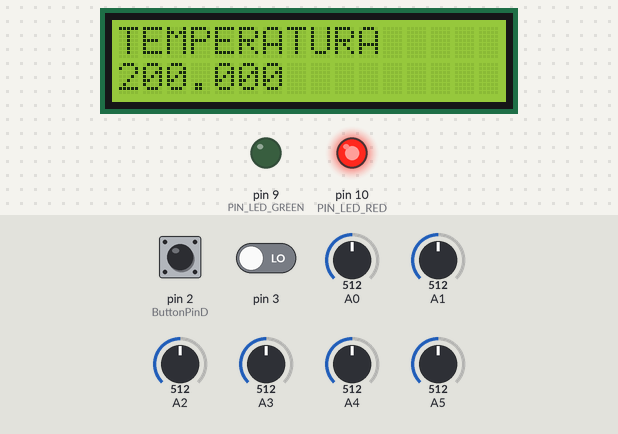
Recording of a sketch running on a simulated Arduino Uno, built with avr-gcc and run on an emulated ATmega328P. Shown: 16×2 character LCD, output pins drawn as LEDs (lit = HIGH). Inputs (shaded band) come from the test bench; at power-on: pin 2 (ButtonPinD) LOW, pin 3 LOW, A0 = 512, A1 = 512, A2 = 512, A3 = 512, A4 = 512, A5 = 512. Pins used as bus, display or sensor lines are not drawn; what the sketch prints to the serial monitor is not drawn.

Above: at 1.2 s.
1.3 s: pin 2 (ButtonPinD) pulled HIGH for 1.2 s
At 2.3 s:
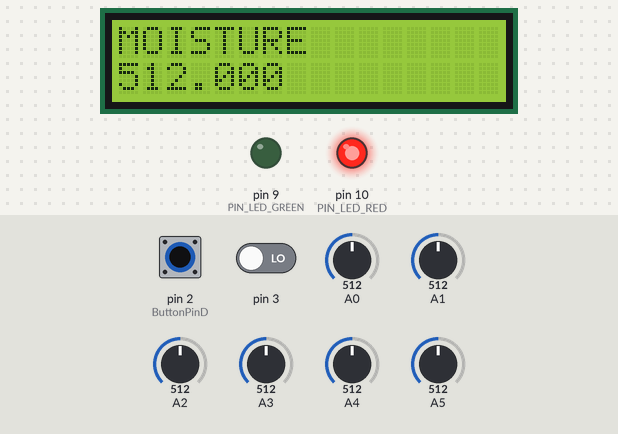
4.0 s: pin 2 (ButtonPinD) pulled HIGH for 1.2 s
At 4.4 s:
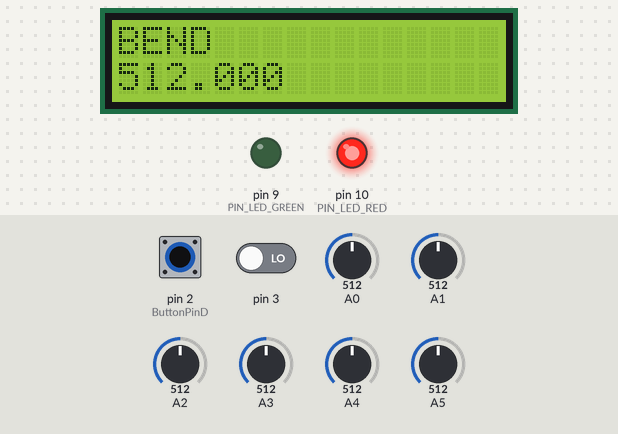
6.7 s: pin 2 (ButtonPinD) pulled HIGH for 3.2 s
At 7.6 s:
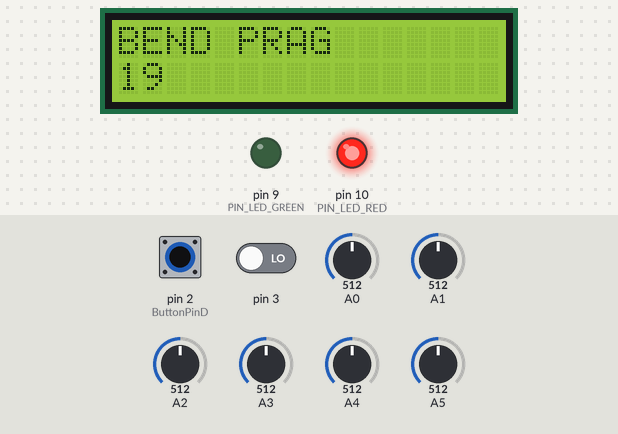
11.4 s: pin 2 (ButtonPinD) pulled HIGH for 1.2 s
At 12.4 s:
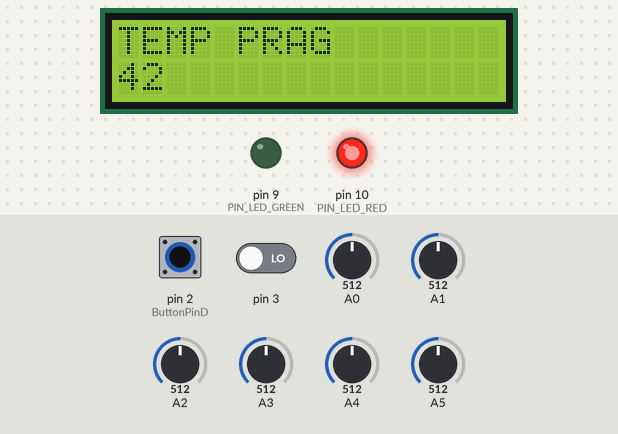
14.1 s: pin 2 (ButtonPinD) pulled HIGH for 1.2 s
At 15.5 s:
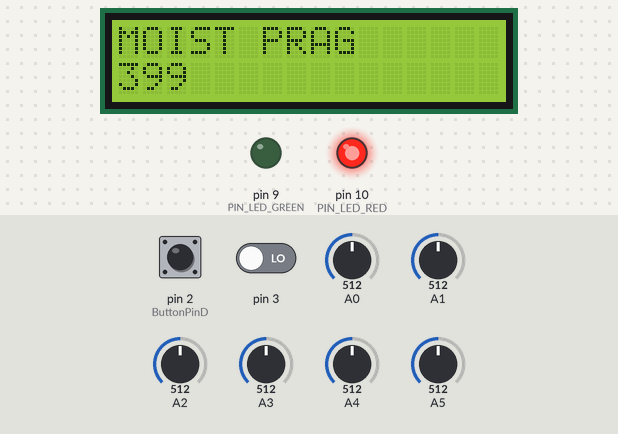
16.8 s: pin 2 (ButtonPinD) pulled HIGH for 3.2 s
At 17.7 s:
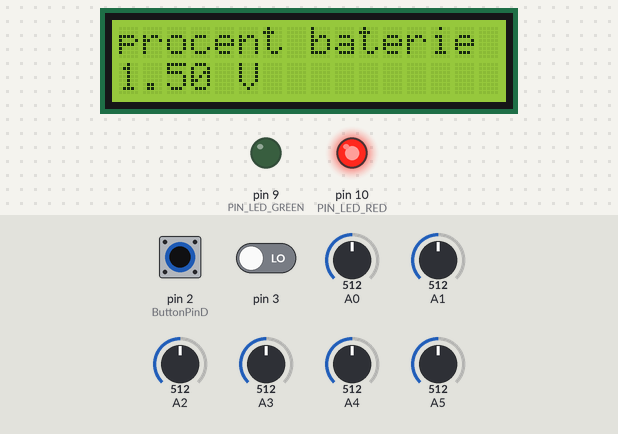
Timing chart, 0 to 19.8 s (numbered marks = the images above; inputs shaded):
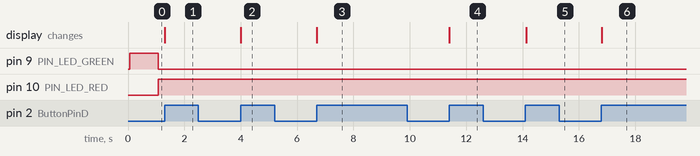

Measured:
- after the input at 1.3 s, the display: changes at once (image 1)
- after the input at 4.0 s, the display: changes at once (image 2)
- after the input at 6.7 s, the display: changes at once (image 3)
- after the input at 11.4 s, the display: changes at once (image 4)
- after the input at 14.1 s, the display: changes at once (image 5)
- after the input at 16.8 s, the display: changes at once (image 6)

The sketch:

versiunea_2_smoke_sensor.ino
```cpp
#include <LiquidCrystal.h>
#define ADC_VREF_TYPE ((1<<REFS0)|(0<<ADLAR))
#define N_modes 7
#define max_moist 798
#define PIN_LED_RED 2
#define PIN_LED_GREEN 1
#define max_bend 2
#define ButtonPinD 2
#define TurnOnMoisture 0

int previousMoist = 0;
int resetareAD = 0;
int contor_mode = 1;
unsigned int bend_prag=5;
unsigned int moist_prag=798;
unsigned int temp_prag=200;
int previous_state_leds=0;
unsigned int bend;
unsigned int moist;
unsigned int temp;
LiquidCrystal lcd(12, 11, 5, 4, 8, 7);
float stepADC = 5.0 / 1024.0; // Calculate step based on Vref

void resetareADMUX() {
  ADMUX &= ~((1 << REFS0) | (1 << REFS1) | (1 << ADLAR) | (1 << MUX3) | (1 << MUX2) | (1 << MUX1) | (1 << MUX0));
}

void afisare_lcd(int counter) {
  lcd.clear(); // Clear the LCD before printing new content

  if (resetareAD == 0) {
    resetareADMUX();
    resetareAD = 1;
    initializareADC();
  }

  if (counter == 0) {
    PORTD &= ~(1 << TurnOnMoisture);
    ADMUX |= (1 << REFS1) | (1 << REFS0);
    lcd.print("procent baterie");
    lcd.setCursor(0, 1);
    ADMUX = (ADMUX & 0xF0) | (1 << MUX2);
    ADCSRA |= (1 << ADSC);
    while (bit_is_set(ADCSRA, ADSC));
    uint16_t adcValue = ADC;
    float adcVoltage = adcValue * (1.1 / 1023.0);
    float batteryVoltage = adcVoltage * (6.2 + 3.6) / 3.6;
    lcd.print(batteryVoltage);
    lcd.print(" V");

    // Debug output to Serial Monitor
    Serial.print("Mode: ");
    Serial.print(counter);
    Serial.print(" | Battery Voltage: ");
    Serial.println(batteryVoltage);

    delay(1000);
  } else if (counter == 1) {
    lcd.print("TEMPERATURA");
    lcd.setCursor(0, 1);
    unsigned int sensorValue = citesteADC(0);
    float tensiune = stepADC * sensorValue;
    float temperatura = (stepADC * sensorValue - 0.5) * 100;
    temp=temperatura;
    lcd.print(temperatura, 3);

    // Debug output to Serial Monitor
    Serial.print("Mode: ");
    Serial.print(counter);
    Serial.print(" | Temperature: ");
    Serial.println(temperatura);

    delay(1000);
  } else if (counter == 2) {
    PORTD |= (1 << TurnOnMoisture);
    lcd.print("MOISTURE");
    lcd.setCursor(0, 1);
    unsigned int sensorValue = citesteADC(1);
    float moisture = sensorValue;
    moist=moisture;
    lcd.print(moisture, 3);

    // Debug output to Serial Monitor
    Serial.print("Mode: ");
    Serial.print(counter);
    Serial.print(" | Moisture: ");
    Serial.println(moisture);

    delay(1000);
  } else if (counter == 3) {
    lcd.print("BEND");
    lcd.setCursor(0, 1);
    unsigned int sensorValue1 = citesteADC(2);
    unsigned int sensorValue2 = citesteADC(3);
    float bend_val = (sensorValue1 + sensorValue2) / 2;
    bend=bend_val;
    lcd.print(bend_val, 3);

    // Debug output to Serial Monitor
    Serial.print("Mode: ");
    Serial.print(counter);
    Serial.print(" | BEND: ");
    Serial.println(bend_val);

    delay(1000);
  }else if (counter==4){
  lcd.print("BEND PRAG");
    lcd.setCursor(0, 1);
    bend_prag=citesteADC(5);
    int mappedBend = map(bend_prag, 0, 1023, 6, 33);
    bend_prag=mappedBend;
    lcd.print(mappedBend);
    Serial.print("Mode: ");
    Serial.print(counter);
    Serial.print(" | BEND_PRAG: ");
    Serial.println(bend_prag);
    delay(1000);
  }
  else if(counter==5){
  lcd.print("TEMP PRAG");
    lcd.setCursor(0, 1);
    temp_prag=citesteADC(5);
    int mappedTemp = map(temp_prag, 0, 1023, -40, 124);
    temp_prag=mappedTemp;
    lcd.print(mappedTemp);
    Serial.print("Mode: ");
    Serial.print(counter);
    Serial.print(" | TEMP_PRAG: ");
    Serial.println(temp_prag);
    delay(1000);
  }
  else if(counter==6){
  lcd.print("MOIST PRAG");
    lcd.setCursor(0, 1);
    moist_prag=citesteADC(5);
    int mappedMoist = map(moist_prag, 0, 1023, 0, 798);
    moist_prag=mappedMoist;
    lcd.print(mappedMoist);
    Serial.print("Mode: ");
    Serial.print(counter);
    Serial.print(" | MOIST_PRAG: ");
    Serial.println(moist_prag);
    delay(1000);
  }

}

void setup() {
  lcd.begin(16, 2); // Corrected the order of arguments for the function call
  initializareADC();
  Serial.begin(9600);
  DDRD &= ~(1 << ButtonPinD);
  EICRA |= (1 << ISC11) | (1 << ISC10) | (1 << ISC01) | (1 << ISC00);
  EIMSK |= (1 << INT0) | (1 << INT1);
  EIFR |= (0 << INTF0) | (1 << INTF1);
  DDRD |= (1 << TurnOnMoisture);
  PORTD &= ~(1 << TurnOnMoisture);
  DDRB|=(1<< PIN_LED_RED )|(1<< PIN_LED_GREEN);
  PORTB|=(0<< PIN_LED_RED)|(1<<PIN_LED_GREEN);
}

void loop() {
  afisare_lcd(contor_mode);
  if((bend<bend_prag || temp>temp_prag || moist>moist_prag) && previous_state_leds ==0){
  previous_state_leds =1;
    PORTB |=(1<< PIN_LED_RED);
    PORTB &=~(1<< PIN_LED_GREEN);
  }else if((bend>bend_prag && temp<temp_prag && moist<moist_prag)&& previous_state_leds ==1){
  previous_state_leds =0;
    PORTB |=(1<< PIN_LED_GREEN);
    PORTB &=~(1<< PIN_LED_RED);
  }
}

unsigned int citesteADC(unsigned char adc_input) {
  ADMUX = adc_input | ADC_VREF_TYPE;
  delayMicroseconds(10);
  ADCSRA |= (1 << ADSC);
  while (ADCSRA & (1 << ADSC)) {} // Wait for conversion to complete
  return ADCW;
}

void initializareADC() {
  DIDR0 = 0x00; // Disable digital inputs on ADC pins
  ADMUX = ADC_VREF_TYPE | (0 << MUX3) | (0 << MUX2) | (0 << MUX1) | (0 << MUX0);
  ADCSRA = (1 << ADEN) | (1 << ADPS2) | (1 << ADPS1) | (1 << ADPS0); // Enable ADC, prescaler 128
}

ISR(INT0_vect) {
  // No need to use cli() and sei() here as ISR disables interrupts by default
  if (contor_mode < N_modes - 1) {
    ++contor_mode;
  } else {
    contor_mode = 0;
  }
  resetareAD = 0;
  // Debug output to Serial Monitor
  Serial.print("ISR triggered | New Mode: ");
  Serial.println(contor_mode);

  afisare_lcd(contor_mode);
}

ISR(INT1_vect){
  if(contor_mode>0){
  --contor_mode;
  }else{
  contor_mode=0;
  }
}
```
